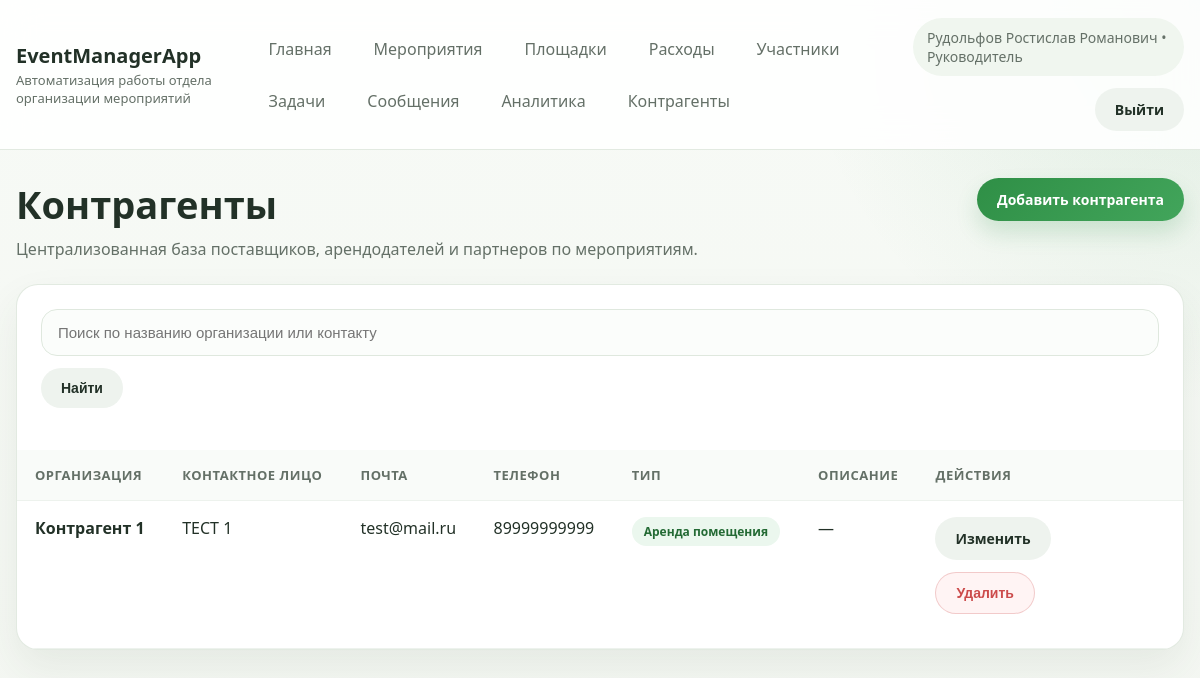
The page /contractors/ (signed in) on the database its author committed.
### main/models.py (models this page shows, shortened)
class Employee(AbstractBaseUser, PermissionsMixin):
    ROLE_ADMIN = "admin"
    ROLE_MANAGER = "manager"
    ROLE_ASSISTANT = "assistant"
    ROLE_TEAMLEAD = "teamlead"
    ROLE_CHOICES = [
        (ROLE_ADMIN, "Администратор"),
        (ROLE_MANAGER, "Менеджер"),
        (ROLE_ASSISTANT, "Ассистент"),
        (ROLE_TEAMLEAD, "Руководитель"),
    ]
    e_id = models.BigAutoField(primary_key=True)
    login = models.CharField(max_length=50, unique=True, verbose_name="Логин")
    position = models.CharField(max_length=50, choices=ROLE_CHOICES, verbose_name="Роль")
    fullname = models.CharField(max_length=255, verbose_name="ФИО")
    email = models.EmailField(blank=True, null=True, verbose_name="Почта")
    phone = models.CharField(max_length=50, blank=True, null=True, verbose_name="Телефон")
    age = models.IntegerField(blank=True, null=True, verbose_name="Возраст")
    is_active = models.BooleanField(default=True)
    is_staff = models.BooleanField(default=False)
    objects = EmployeeManager()
    USERNAME_FIELD = "login"
    REQUIRED_FIELDS = []
    class Meta:
        db_table = "employee"
        ordering = ["fullname", "login"]
        permissions = [
            ("can_create_task", "Can create task"),
            ("can_generate_report", "Can generate report"),
        ]
    @property
    def role_label(self):
        if self.is_superuser and not self.position:
            return "Администратор"
        return dict(self.ROLE_CHOICES).get(self.position, self.position)
    @property
    def is_admin(self):
        return self.position == self.ROLE_ADMIN or self.is_superuser
    @property
    def can_manage_users(self):
        return self.is_admin

class Contractor(models.Model):
    TYPE_RENT_SPACE = "аренда помещения"
    TYPE_RENT_EQUIPMENT = "аренда оборудования"
    TYPE_SUPPLIES = "расходники"
    TYPE_CHOICES = [
        (TYPE_RENT_SPACE, "Аренда помещения"),
        (TYPE_RENT_EQUIPMENT, "Аренда оборудования"),
        (TYPE_SUPPLIES, "Расходники"),
    ]
    c_id = models.AutoField(primary_key=True)
    name = models.CharField(max_length=255, verbose_name="Название организации")
    fullname = models.CharField(max_length=255, verbose_name="Контактное лицо")
    email = models.EmailField(verbose_name="Электронная почта")
    phone = models.CharField(max_length=20, verbose_name="Телефон")
    type = models.CharField(max_length=50, choices=TYPE_CHOICES, verbose_name="Тип контрагента")
    description = models.TextField(blank=True, verbose_name="Описание услуг")
    class Meta:
        managed = False
        db_table = "contractor"
        ordering = ["name"]

### main/views.py (the view)
# urls.py: path("contractors/", views.contractors, name="contractors"),
@login_required
def contractors(request):
    query = request.GET.get("search", "").strip()
    object_list = Contractor.objects.all()
    if query:
        object_list = object_list.filter(Q(name__icontains=query) | Q(fullname__icontains=query))
    return render(
        request,
        "main/contractors.html",
        {
            "counterparties": object_list,
            "query": query,
        },
    )

### main/templates/main/contractors.html (shortened to what this page needs)
{% extends 'main/website_headers.html' %}
{% block content %}
    <section class="page-head">
        <div>
            <h1 class="page-title">Контрагенты</h1>
            <p class="page-subtitle">Централизованная база поставщиков, арендодателей и партнеров по мероприятиям.</p>
        </div>
        <a href="{% url 'add_contractor' %}" class="btn btn-primary">Добавить контрагента</a>
    </section>
    <section class="table-card">
        <div class="panel">
            <div class="filters">
                <form method="get">
                    <input class="form-control" type="text" name="search" placeholder="Поиск по названию организации или контакту" value="{{ query }}">
                    <button type="submit" class="btn btn-secondary">Найти</button>
                </form>
            </div>
        </div>
        <div class="table-scroll">
            <table>
                <thead>
                    <tr>
                        <th>Организация</th>
                        <th>Контактное лицо</th>
                        <th>Почта</th>
                        <th>Телефон</th>
                        <th>Тип</th>
                        <th>Описание</th>
                        <th>Действия</th>
                    </tr>
                </thead>
                <tbody>
                    {% for item in counterparties %}
                        <tr>
                            <td><strong>{{ item.name }}</strong></td>
                            <td>{{ item.fullname }}</td>
                            <td>{{ item.email }}</td>
                            <td>{{ item.phone }}</td>
                            <td><span class="badge">{{ item.get_type_display|default:item.type }}</span></td>
                            <td>{{ item.description|default:"—" }}</td>
                            <td>
                                <div class="toolbar">
                                    <a href="{% url 'edit_contractor' item.pk %}" class="btn btn-secondary">Изменить</a>
                                    <form action="{% url 'delete_contractor' item.pk %}" method="post" onsubmit="return confirm('Удалить контрагента?');">
                                        <button type="submit" class="btn btn-danger">Удалить</button>
                                    </form>
                                </div>
                            </td>
                        </tr>
                    {% empty %}
                        <tr>
                            <td colspan="7" class="empty-state">Контрагенты пока не добавлены.</td>
                        </tr>
                    {% endfor %}
                </tbody>
            </table>
        </div>
    </section>
{% endblock %}

### main/templates/main/website_headers.html (shortened to what this page needs)
{% load static %}
<!DOCTYPE html>
<html lang="ru">
<head>
    <link rel="stylesheet" href="{% static 'main/css/app.css' %}">
</head>
<body>
<div class="site-shell">
    <header class="topbar">
        <div class="topbar-inner">
            <div class="brand">
                <a href="{% url 'main_page' %}" class="brand-title">EventManagerApp</a>
                <div class="brand-subtitle">Автоматизация работы отдела организации мероприятий</div>
            </div>
            {% if request.user.is_authenticated %}
                <nav class="nav-links">
                    <a class="nav-link" href="{% url 'main_page' %}">Главная</a>
                    <a class="nav-link" href="{% url 'events' %}">Мероприятия</a>
                    <a class="nav-link" href="{% url 'places' %}">Площадки</a>
                    <a class="nav-link" href="{% url 'expenses' %}">Расходы</a>
                    <a class="nav-link" href="{% url 'participants' %}">Участники</a>
                    <a class="nav-link" href="{% url 'tasks' %}">Задачи</a>
                    <a class="nav-link" href="{% url 'messages' %}">Сообщения</a>
                    <a class="nav-link" href="{% url 'analytics' %}">Аналитика</a>
                    <a class="nav-link" href="{% url 'contractors' %}">Контрагенты</a>
                </nav>
                <div class="user-panel">
                    <div class="user-chip">{{ request.user.fullname|default:request.user.login }} • {{ request.user.role_label }}</div>
                    <a href="{% url 'logout' %}" class="btn btn-secondary">Выйти</a>
                </div>
            {% endif %}
        </div>
    </header>
    <main class="page-wrap">
        {% block content %}{% endblock %}
    </main>
</div>
</body>
</html>

### main/static/main/css/app.css (style rules this page uses)
:root { --bg: #f4f7f2; --surface: #ffffff; --surface-muted: #f9fbf9; --border: #dfe8de; --text: #223127; --text-muted: #647067; --primary: #2f8f46; --primary-dark: #236a34; --danger: #cc4b4b; --warning: #d89a1d; --shadow: 0 18px 40px rgba(47, 72, 54, 0.08); --radius: 22px; }
* { box-sizing: border-box; }
body { margin: 0; font-family: "Segoe UI", Tahoma, sans-serif; background: radial-gradient(circle at top right, rgba(47, 143, 70, 0.12), transparent 28%), linear-gradient(180deg, #f7faf6 0%, var(--bg) 100%); color: var(--text); }
a { color: inherit; text-decoration: none; }
.site-shell { min-height: 100vh; }
.topbar { position: sticky; top: 0; z-index: 10; background: rgba(255, 255, 255, 0.88); backdrop-filter: blur(18px); border-bottom: 1px solid rgba(223, 232, 222, 0.9); }
.topbar-inner, .page-wrap { width: min(1200px, calc(100% - 32px)); margin: 0 auto; }
.topbar-inner { display: flex; justify-content: space-between; align-items: center; gap: 20px; padding: 18px 0; }
.brand { display: flex; flex-direction: column; gap: 2px; }
.brand-title { font-size: 20px; font-weight: 700; }
.brand-subtitle { font-size: 13px; color: var(--text-muted); }
.nav-links { display: flex; flex-wrap: wrap; gap: 10px; align-items: center; }
.nav-link { padding: 10px 16px; border-radius: 999px; color: var(--text-muted); transition: 0.2s ease; }
.user-panel { display: flex; align-items: center; gap: 12px; flex-wrap: wrap; justify-content: flex-end; }
.user-chip { padding: 10px 14px; border-radius: 999px; background: #f0f6ef; color: var(--text-muted); font-size: 14px; }
.page-wrap { padding: 28px 0 48px; }
.page-head { display: flex; justify-content: space-between; align-items: flex-start; gap: 16px; margin-bottom: 24px; }
.page-title { margin: 0; font-size: clamp(28px, 4vw, 38px); }
.page-subtitle { margin: 8px 0 0; color: var(--text-muted); max-width: 760px; }
.card, .table-card, .form-card, .stats-card { background: var(--surface); border: 1px solid rgba(223, 232, 222, 0.9); border-radius: var(--radius); box-shadow: var(--shadow); }
.panel { padding: 24px; }
.toolbar, .filters { display: flex; flex-wrap: wrap; gap: 12px; align-items: center; margin-bottom: 18px; }
.filters form, .toolbar form { display: flex; flex-wrap: wrap; gap: 12px; width: 100%; }
.form-control, .form-select, textarea { width: 100%; border: 1px solid var(--border); border-radius: 16px; background: #fbfdfb; padding: 14px 16px; font-size: 15px; color: var(--text); outline: none; transition: border-color 0.2s ease, box-shadow 0.2s ease; }
.btn { display: inline-flex; align-items: center; justify-content: center; gap: 8px; border: none; border-radius: 999px; padding: 12px 20px; font-size: 14px; font-weight: 600; cursor: pointer; transition: transform 0.2s ease, box-shadow 0.2s ease, background 0.2s ease; }
.btn-primary { color: #fff; background: linear-gradient(135deg, var(--primary), #42a55b); box-shadow: 0 12px 22px rgba(47, 143, 70, 0.18); }
.btn-secondary { background: #eef3ee; color: var(--text); }
.btn-danger { background: #fff4f4; color: var(--danger); border: 1px solid rgba(204, 75, 75, 0.25); }
.table-card { overflow: hidden; }
.table-scroll { overflow-x: auto; }
table { width: 100%; border-collapse: collapse; }
th, td { padding: 16px 18px; text-align: left; vertical-align: top; border-bottom: 1px solid #edf2ed; }
th { font-size: 13px; color: var(--text-muted); letter-spacing: 0.04em; text-transform: uppercase; background: var(--surface-muted); }
.badge { display: inline-flex; align-items: center; padding: 6px 12px; border-radius: 999px; background: #ebf7ee; color: var(--primary-dark); font-size: 12px; font-weight: 600; }

### rows shown on the page
Employee: user.fullname "Рудольфов Ростислав Романович", user.role_label "Руководитель"
Contractor: name "Контрагент 1", fullname "ТЕСТ 1", email "test@mail.ru", phone "89999999999", type "Аренда помещения", description "—"
